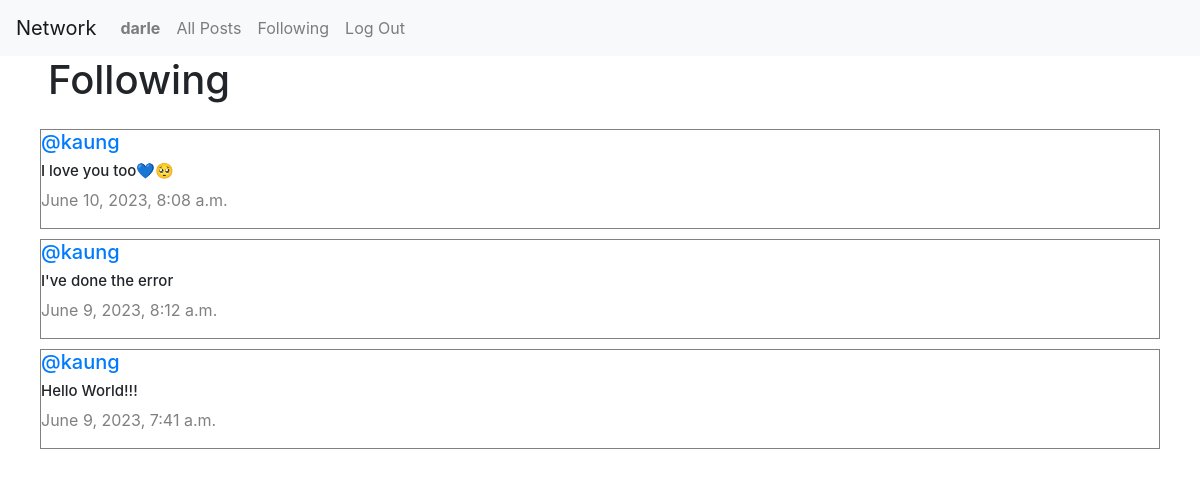
The app's page /following (signed in) with its own data.
### network/models.py (models this page shows, shortened)
class User(AbstractUser):
    pass

class Post(models.Model):
    content = models.CharField(max_length=140)
    user = models.ForeignKey(User, on_delete=models.CASCADE, related_name="author")
    date = models.DateTimeField(auto_now_add=True)

### network/views.py (the view)
# urls.py: path("following", views.following, name="following"),
def following(request):
    currentUser = User.objects.get(pk=request.user.id)
    FollowingPeople = Follow.objects.filter(user=currentUser)
    allPosts = Post.objects.all().order_by('id').reverse()
    followingtPosts = []
    for post in allPosts:
        for person in FollowingPeople:
            if person.user_follower == post.user:
                followingtPosts.append(post)
    paginator = Paginator(followingtPosts, 10);
    page_number = request.GET.get('page');
    posts_of_the_page = paginator.get_page(page_number)
    return render(request, "network/following.html", {
        "posts_of_the_page": posts_of_the_page
    })

### network/templates/network/following.html (shortened to what this page needs)
{% extends "network/layout.html" %}
{% block body %}
    <h1 class="mx-5">Following</h1>
    <div class="all-posts">
        {% for post in posts_of_the_page %}
            <div class="row post">
                <h5 class="username"><a href="{% url 'profile' user_id=post.user.id %}">@{{ post.user }}</a></h5>
                <h6 class="content">{{ post.content }}</h6>
                <p class="date">{{ post.date }}</p>
            </div>
        {% endfor %}
    </div>
{% endblock %}

### network/templates/network/layout.html (shortened to what this page needs)
{% load static %}
<!DOCTYPE html>
<html lang="en">
    <head>
        <link rel="stylesheet" href="https://stackpath.bootstrapcdn.com/bootstrap/4.4.1/css/bootstrap.min.css">
        <link href="{% static 'network/style.css' %}" rel="stylesheet">
        <link rel="stylesheet" href="https://cdnjs.cloudflare.com/ajax/libs/font-awesome/4.7.0/css/font-awesome.min.css">
    </head>
    <body>
        <nav class="navbar navbar-expand-lg navbar-light bg-light">
            <a class="navbar-brand" href="{% url 'index' %}">Network</a>
            <div>
              <ul class="navbar-nav mr-auto">
                {% if user.is_authenticated %}
                    <li class="nav-item">
                        <a class="nav-link" href="{% url 'profile' user_id=user.id %}"><strong>{{ user.username }}</strong></a>
                    </li>
                {% endif %}
                <li class="nav-item">
                  <a class="nav-link" href="{% url 'index' %}">All Posts</a>
                </li>
                {% if user.is_authenticated %}
                    <li class="nav-item">
                        <a class="nav-link" href="{% url 'following' %}">Following</a>
                    </li>
                    <li class="nav-item">
                        <a class="nav-link" href="{% url 'logout' %}">Log Out</a>
                    </li>
                {% endif %}
              </ul>
            </div>
          </nav>
        <div class="body">
            {% block body %}
            {% endblock %}
        </div>
    </body>
</html>

### network/static/network/style.css (style rules this page uses)
.all-posts { display: flex; justify-content: flex-start; flex-direction: column; margin: 20px; }
.post { border: 0.1px solid gray; display: flex; flex-direction: column; justify-content: center; box-sizing: border-box; margin: 5px 20px; }
.content { font-size: 15px; }
.username { font-size: 20px; }
.date { color: gray; font: 15px; }

### records on screen
User: username "darle"
Post: user "kaung", content "I love you too💙🥺", date "June 10, 2023, 8:08 a.m."
Post: user "kaung", content "I've done the error", date "June 9, 2023, 8:12 a.m."
Post: user "kaung", content "Hello World!!!", date "June 9, 2023, 7:41 a.m."
